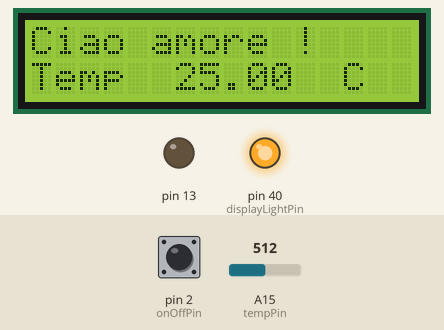
Recording of a sketch running on a simulated Arduino Mega 2560, built with avr-gcc and run on an emulated ATmega2560. On the bench: 16×2 character LCD, output pins drawn as LEDs (lit = HIGH). The inputs (shaded band) are chosen by the test bench; at power-on: pin 2 (onOffPin) HIGH, A15 (tempPin) = 512.

Above: at 1.2 s.
1.3 s: pin 2 (onOffPin) pulled LOW for 0.6 s
At 2.9 s:
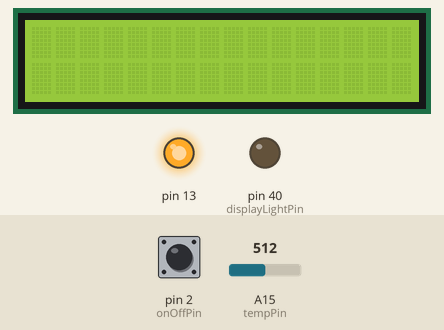
3.4 s: pin 2 (onOffPin) pulled LOW for 1 s
At 6.5 s:
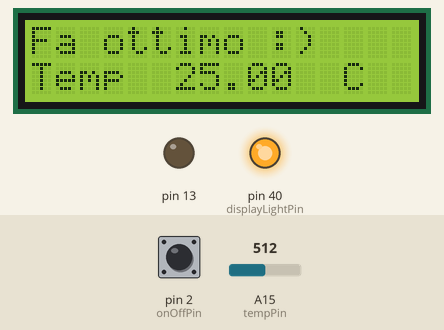
7.4 s: A15 (tempPin) set to 716
At 8.9 s:
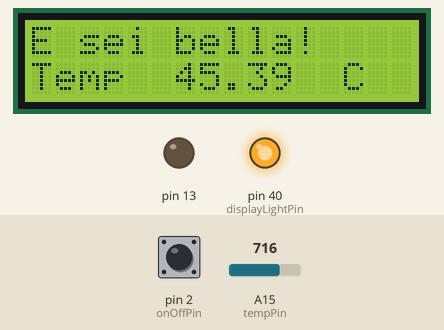
10.4 s: A15 (tempPin) set to 306
At 11.2 s:
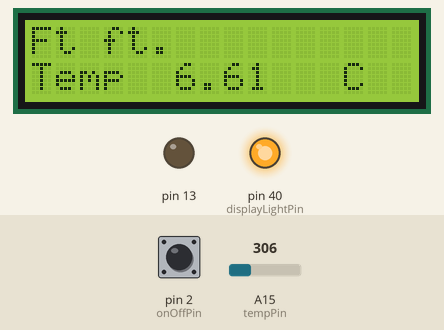
13.4 s: A15 (tempPin) set to 900
At 14.8 s:
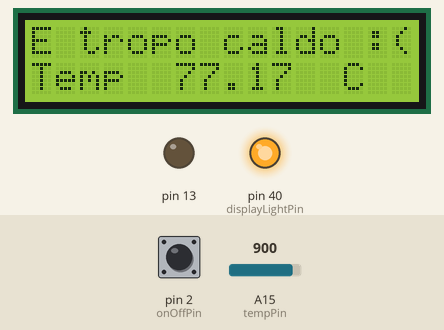
16.4 s: pin 2 (onOffPin) pulled LOW for 0.6 s
At 17.0 s:
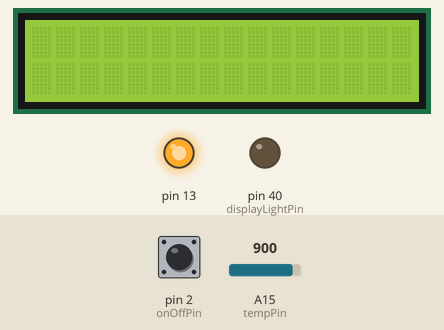
Timing chart, 0 to 19.4 s (numbered marks = the images above; inputs shaded):
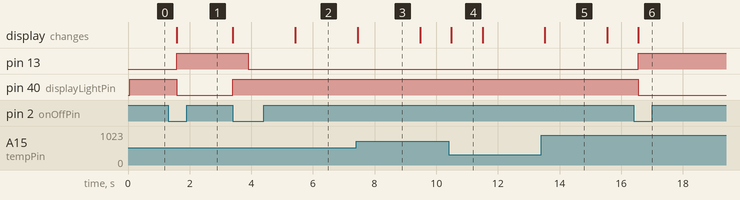

The sketch:

Thermometer.ino
```cpp
//www.elegoo.com
//2016.12.9

#include <LiquidCrystal.h>
int tempPin = 15;
int onOffPin = 2;
int displayLightPin = 40;
bool onState;
bool lcdOnState;
short showGreeting;
//                BS  E  D4 D5  D6 D7
LiquidCrystal lcd(23, 25, 27, 29, 31, 33);


void toggleOnOffState() {
  onState = !onState;
  }
void activateLCDDisplay(bool on) {
  if (on) {
    lcd.display();
    lcdOnState=true;
    showGreeting=0;
  }
  else {
    lcd.noDisplay();
    lcdOnState=false;
  }
}

void setup()
{
  lcd.begin(16, 2);
  onState=true;
  showGreeting=0;
  pinMode(13, OUTPUT);
  pinMode(displayLightPin, OUTPUT);
  pinMode(onOffPin, INPUT_PULLUP);
  attachInterrupt(digitalPinToInterrupt(onOffPin), toggleOnOffState, FALLING);
}

void loop()
{
  //control LEDs
  digitalWrite(13, !onState ? HIGH: LOW);
  digitalWrite(displayLightPin, onState ? HIGH: LOW);

  if (onState!=lcdOnState){
    activateLCDDisplay(onState);
  }
  if (!onState) return;
  int tempReading = analogRead(tempPin);
  // This is OK
  double tempK = log(10000.0 * ((1024.0 / tempReading - 1)));
  tempK = 1 / (0.001129148 + (0.000234125 + (0.0000000876741 * tempK * tempK )) * tempK );       //  Temp Kelvin
  float tempC = tempK - 273.15;            // Convert Kelvin to Celcius


  lcd.setCursor(0, 0);
  if (showGreeting/4==0) lcd.print("Ciao amore !    ");
  else if (showGreeting/4==1) {
    if (tempC < 19) lcd.print("Fa freddo :(    ");
    else if(tempC > 25) lcd.print("E tropo caldo :(");
    else lcd.print("Fa ottimo :)    ");
  }
  else if (showGreeting/4==2) lcd.print("E sei bella!    ");
  else  lcd.print("Ft ft.          ");

  // Display Temperature in C
  lcd.setCursor(0, 1);
  lcd.print("Temp         C  ");
  // Display Temperature in F
  //lcd.print("Temp         F  ");
  lcd.setCursor(6, 1);
  // Display Temperature in C
  lcd.print(tempC);

  showGreeting = (showGreeting+1) % 16;
  delay(500);

}
```

Measured:
- after the input at 1.3 s, pin 13: LOW → HIGH after 0.28 s; pin 40 (displayLightPin): HIGH → LOW after 0.28 s; the display: changes after 0.28 s (image 1)
- after the input at 3.4 s, pin 13: HIGH → LOW after 0.51 s; pin 40 (displayLightPin): LOW → HIGH at once; the display: first changes at once (image 2 shows a later state)
- after the input at 10.4 s, the display: changes after 0.09 s (image 4)
- after the input at 13.4 s, the display: changes after 0.13 s (image 5)
- after the input at 16.4 s, pin 13: LOW → HIGH after 0.16 s; pin 40 (displayLightPin): HIGH → LOW after 0.16 s; the display: changes after 0.16 s (image 6)
- what the display in image 3 shows lasts 2.0 s, from 7.5 s to 9.5 s
- what the display in image 4 shows lasts 1.0 s, from 10.5 s to 11.5 s
